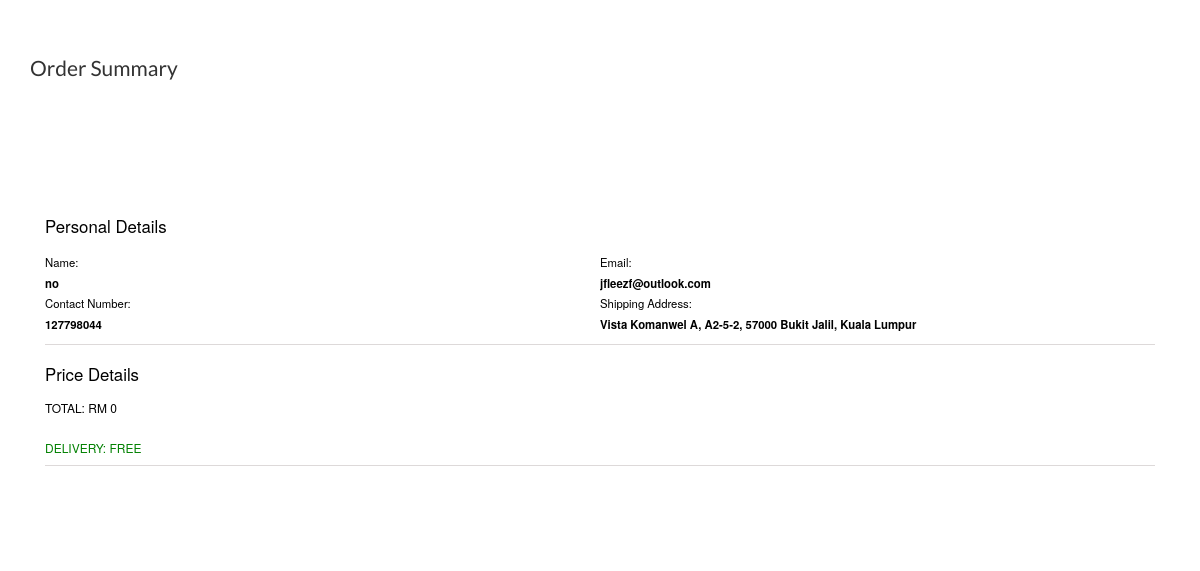
The page /invoice.php (signed in) on the database its author committed.
### tables this page shows
CREATE TABLE `member` (
  `ID` int(11) NOT NULL,
  `name` varchar(500) NOT NULL,
  `phone` varchar(500) NOT NULL,
  `email` varchar(500) NOT NULL,
  `password` varchar(500) NOT NULL,
  `address` varchar(500) NOT NULL,
  `trust` varchar(500) NOT NULL DEFAULT 'Trusted'
);

### web/invoice.php (the view, shortened to what this page needs)
<?php
include "conn.php";
?>
<!DOCTYPE html>
<html>
<head>
<link href="css/bootstrap.css" rel="stylesheet" type="text/css" media="all" />
<link href="css/style.css" rel="stylesheet" type="text/css" media="all" />
<link href="css/memenu.css" rel="stylesheet" type="text/css" media="all" />
</head>
<body>
<div class="cart">
<div class="container">
	<div class="check">
			 <h1>Order Summary</h1>
		 <div class="col-md-9 cart-items" style="background-color:white;">
</div>
</div>
				<br>
<?php
if (isset($_SESSION['login_user'])) {
$sql1 = "SELECT * FROM member WHERE email = '$_SESSION[login_user]'";
$result4 = mysqli_query($con, $sql1);
$row1 = mysqli_fetch_array($result4);
}
?>
		  <div class="col-md-3 cart-total" style="width:100%;">
		  <br>
						 <div class="price-details">
				 <h3>Personal Details</h3>
				 <span>Name:</span>
				 <span>Email:</span>
				 <br>
				 <span class="details"><b><?php echo $row1['name'] ?></b></span>
				 <span class="details"><b><?php echo $row1['email'] ?></b></span>
				 <span>Contact Number:</span>
				 <span>Shipping Address:</span>
				 <br>
				 <span class="total1"><b><?php echo $row1['phone'] ?></b></span>
				 <span class="total1"><b><?php echo $row1['address'] ?></b></span>
 					<br><br>
		   <div class="clearfix"></div>
			 </div>
			 <br>
			 <div class="price-details">
			  <h3>Price Details</h3>
			 	<span class="last_price">
			 	<span><h6>TOTAL: RM <?php $total1 = $total -$_POST['cars'];echo $total1; ?></h6></span>
			 	<br>
			 	<br>
			 	<span><h6 style="color:green;">DELIVERY: FREE</h6></span>
			 	</span>
			 <div class="clearfix"> </div>
			 </div>
			<form method="post">
			 <div class="total-item" style="margin-top:50px;">
			</div>
			</form>
			</div>
			<div class="clearfix"> </div>
	 </div>
	 </div>
</body>
</html>

### web/css/style.css (style rules this page uses)
h1,h2,h3,h4,h5,h6,label,p { margin:0; }
.check { padding:4em 0; }
.total-item,.cart-items { margin-top:0em; padding-bottom:2em; width:100%; }
.price-details { border-bottom: 1px solid #DDD9D9; padding-bottom: 10px; }
.price-details h3 { color:#000; font-size:1.2em; margin-bottom:1em; }
.price-details span { width: 50%; float: left; font-size: 0.8125em; color: #000; line-height: 1.8em; }
.check h1 { font-size: 1.5em; margin-bottom:2em; font-family: 'Lato', sans-serif; }

### rows shown on the page
member: name "no", email "jfleezf@outlook.com", phone "127798044", address "Vista Komanwel A, A2-5-2, 57000 Bukit Jalil, Kuala Lumpur"

### other values the page prints
$total1 "0"
